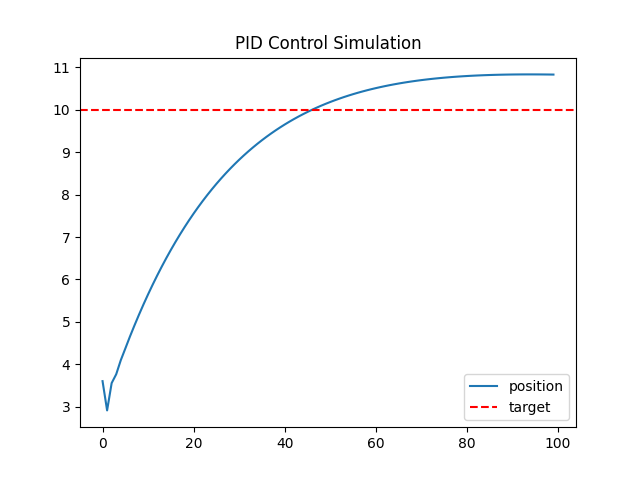

This chart was generated by the following Python code:
import matplotlib.pyplot as plt

# target position
target = 10

# initial state
position = 0

# PID gains
Kp = 0.6
Ki = 0.05
Kd = 0.3

dt = 0.1

integral = 0
previous_error = 0

positions = []

for i in range(100):

    error = target - position

    integral += error * dt
    derivative = (error - previous_error) / dt

    # PID output
    control = Kp * error + Ki * integral + Kd * derivative

    # update system (robot moves)
    position += control * dt

    positions.append(position)
    previous_error = error


plt.plot(positions, label="position")
plt.axhline(target, color='r', linestyle='--', label="target")
plt.legend()
plt.title("PID Control Simulation")
plt.show()
